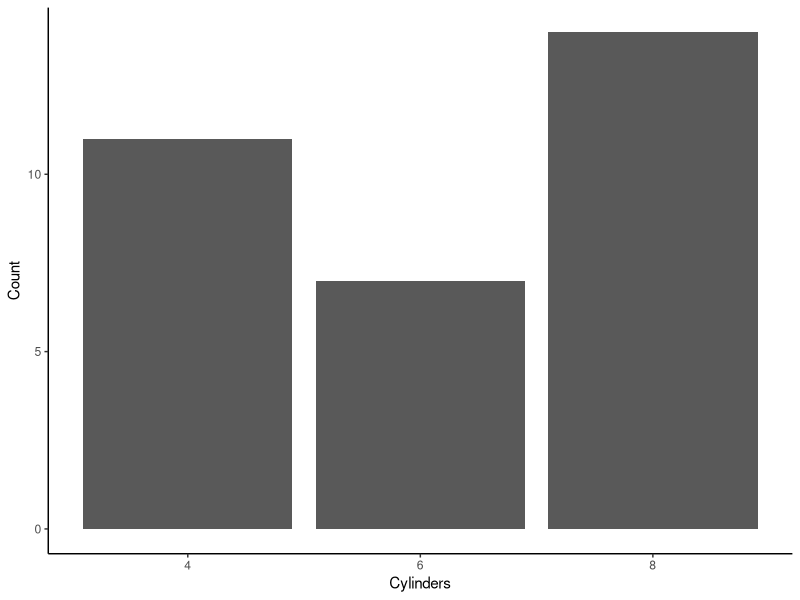
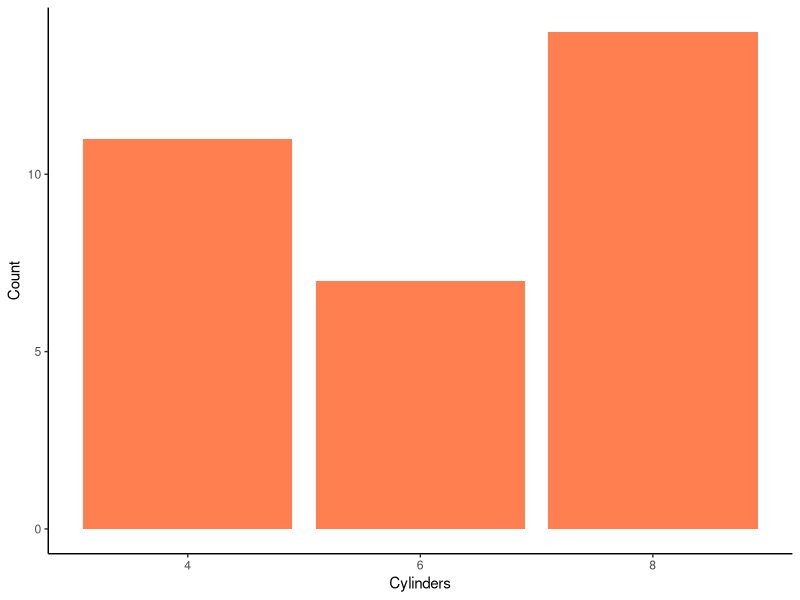
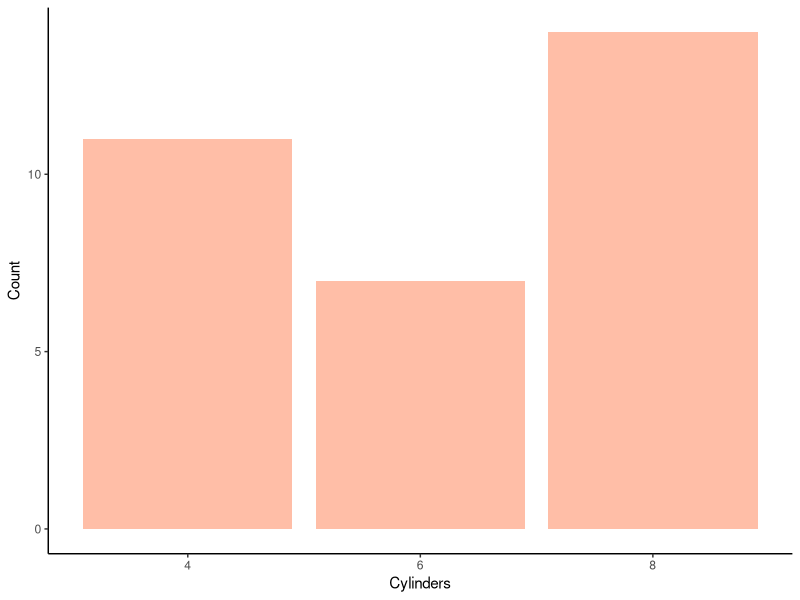
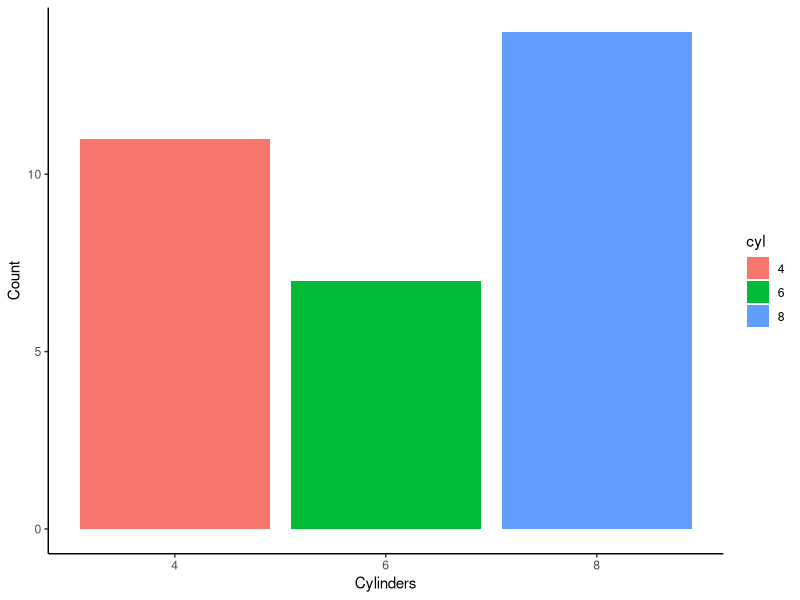
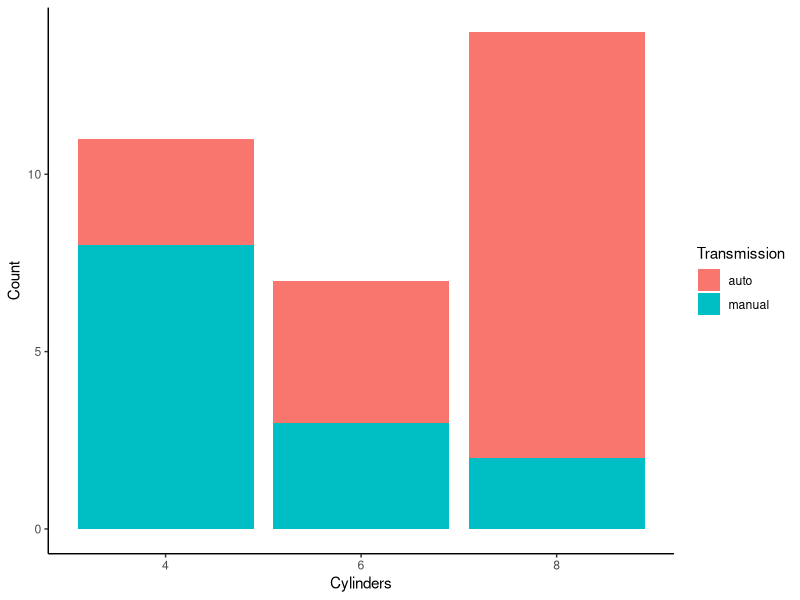
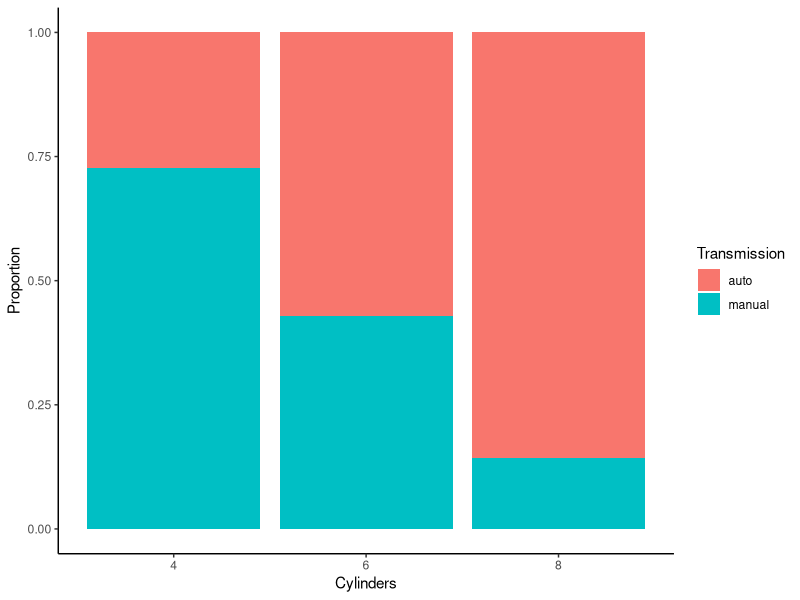
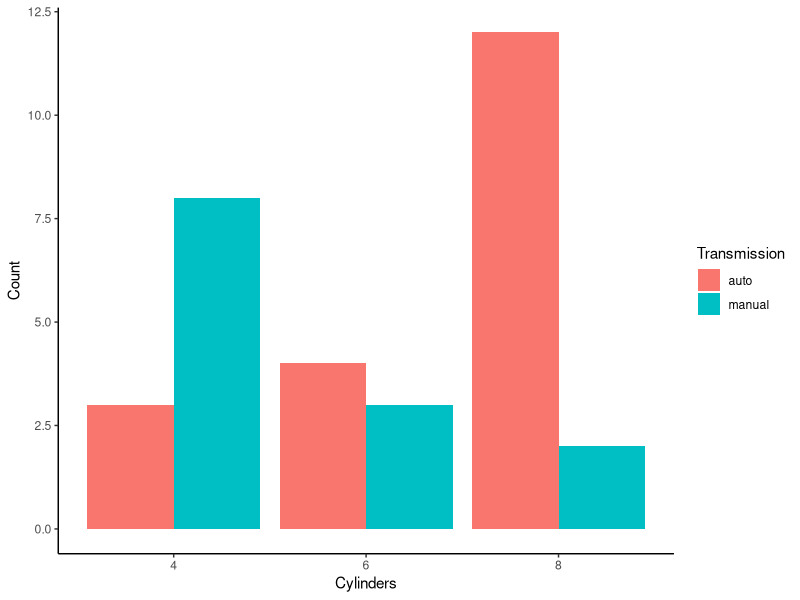
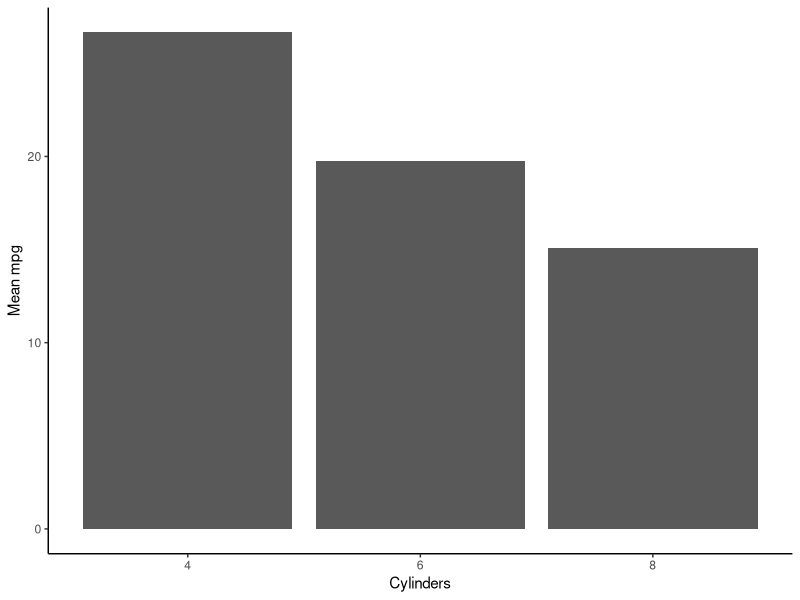

Source code (R) for these figures, in order:
## ---- chunk 1
knitr::opts_chunk$set(
  echo = TRUE,
  fig.align = "center",
  message = FALSE,
  warning = FALSE
)
## ---- chunk 2
library(ggplot2)

ggplot(mtcars, aes(x = factor(cyl))) +
  geom_bar() +
  theme_classic() +
  labs(x = "Cylinders", y = "Count")
## ---- chunk 3
ggplot(mtcars, aes(x = factor(cyl))) +
  geom_bar(fill = "coral") +
  theme_classic() +
  labs(x = "Cylinders", y = "Count")
## ---- chunk 4
ggplot(mtcars, aes(x = factor(cyl))) +
  geom_bar(fill = "coral", alpha = 0.5) +
  theme_classic() +
  labs(x = "Cylinders", y = "Count")
## ---- chunk 5
ggplot(mtcars, aes(x = factor(cyl), fill = factor(cyl))) +
  geom_bar() +
  theme_classic() +
  labs(x = "Cylinders", y = "Count", fill = "cyl")
## ---- chunk 6
library(dplyr)

cars <- mtcars |>
  mutate(
    cyl = factor(cyl),
    am = factor(am, labels = c("auto", "manual"))
  )
## ---- chunk 7
ggplot(cars, aes(x = cyl, fill = am)) +
  geom_bar() +
  theme_classic() +
  labs(x = "Cylinders", y = "Count", fill = "Transmission")
## ---- chunk 8
ggplot(cars, aes(x = cyl, fill = am)) +
  geom_bar(position = "fill") +
  theme_classic() +
  labs(x = "Cylinders", y = "Proportion", fill = "Transmission")
## ---- chunk 9
ggplot(cars, aes(x = cyl, fill = am)) +
  geom_bar(position = position_dodge()) +
  theme_classic() +
  labs(x = "Cylinders", y = "Count", fill = "Transmission")
## ---- chunk 10
data_bar <- cars |>
  group_by(cyl) |>
  summarise(mean_mpg = mean(mpg), .groups = "drop") |>
  mutate(mean_mpg = round(mean_mpg, 2))

data_bar
## ---- chunk 11
ggplot(data_bar, aes(x = cyl, y = mean_mpg)) +
  geom_col() +
  theme_classic() +
  labs(x = "Cylinders", y = "Mean mpg")
## ---- chunk 12
ggplot(data_bar, aes(x = cyl, y = mean_mpg)) +
  geom_col() +
  coord_flip() +
  theme_classic() +
  labs(x = "Cylinders", y = "Mean mpg")
## ---- chunk 13
p <- ggplot(data_bar, aes(x = cyl, y = mean_mpg, fill = cyl)) +
  geom_col(width = 0.6) +
  coord_flip() +
  theme_classic() +
  guides(fill = "none") +
  labs(x = "Cylinders", y = "Mean mpg")

p
## ---- chunk 14
p +
  geom_text(aes(label = mean_mpg), hjust = -0.15, color = "grey20", size = 3.5) +
  expand_limits(y = max(data_bar$mean_mpg) * 1.10)
## ---- chunk 15
ggplot(mtcars, aes(x = mpg)) +
  geom_histogram(bins = 12, fill = "#4AA4DE", color = "white") +
  theme_classic() +
  labs(x = "mpg", y = "Count")
## ---- chunk 16
library(knitr)

dt <- data.frame(
  Objective = c(
    "Count bars",
    "Count bars (grouped, stacked)",
    "Count bars (grouped, side-by-side)",
    "Percent stacked bars",
    "Bars representing values (precomputed y)"
  ),
  Example = c(
    "ggplot(df, aes(x)) + geom_bar()",
    "ggplot(df, aes(x, fill = g)) + geom_bar()",
    "ggplot(df, aes(x, fill = g)) + geom_bar(position = position_dodge())",
    "ggplot(df, aes(x, fill = g)) + geom_bar(position = 'fill')",
    "ggplot(df_sum, aes(x, y)) + geom_col()"
  )
)

knitr::kable(dt)
